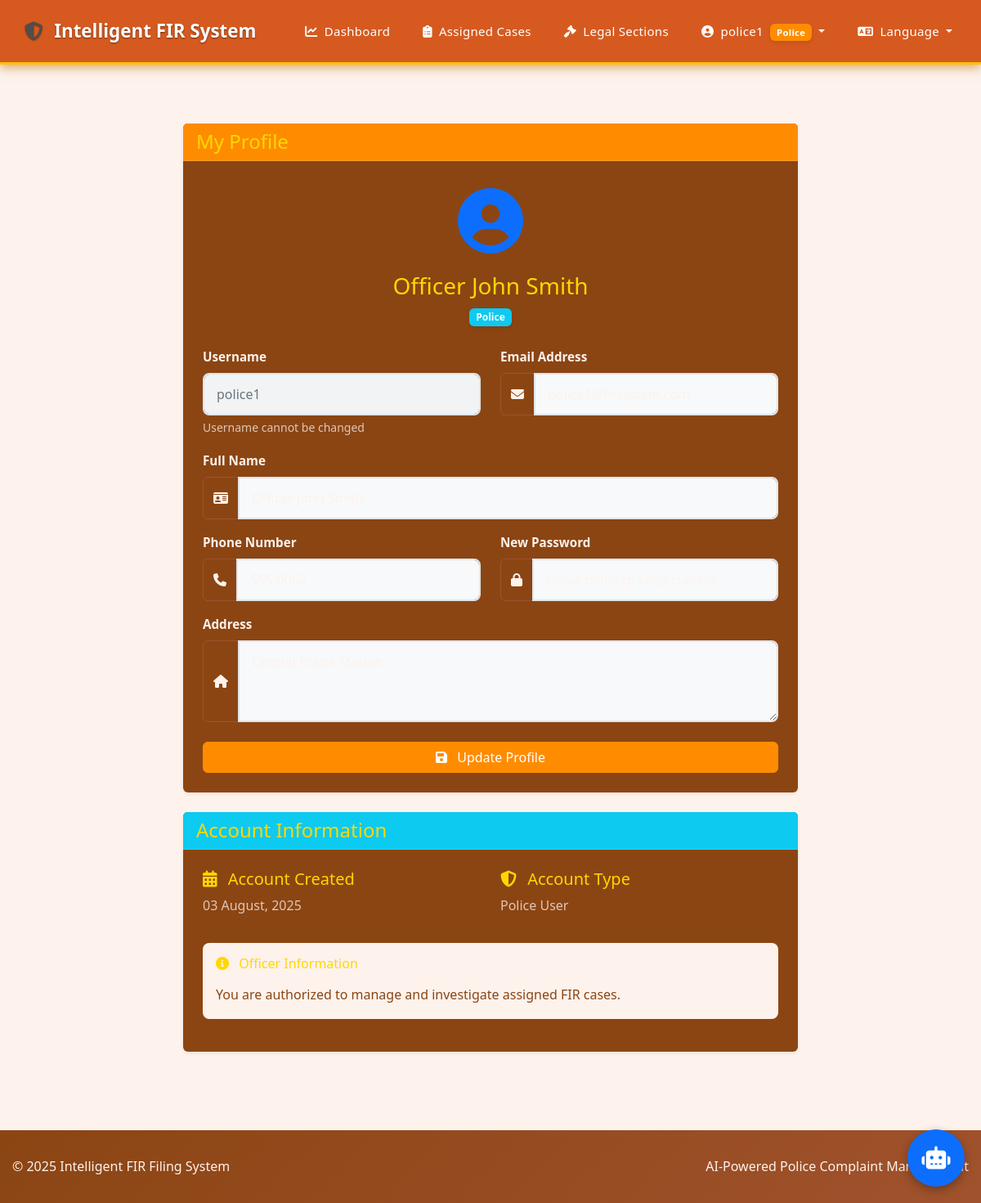
Screenshot of /profile (signed in) with the database file from the repository.
### models/__init__.py (models this page shows, shortened)
class User(db.Model, UserMixin):
    __tablename__ = 'users'
    id = db.Column(db.Integer, primary_key=True)
    username = db.Column(db.String(64), unique=True)
    email = db.Column(db.String(120), unique=True)
    password_hash = db.Column(db.String(256))
    full_name = db.Column(db.String(100))
    role = db.Column(db.String(20), default=Role.PUBLIC)
    phone = db.Column(db.String(20), nullable=True)
    address = db.Column(db.Text, nullable=True)
    created_at = db.Column(db.DateTime, default=lambda: datetime.now(timezone.utc))
    firs = db.relationship('FIR', backref='complainant', lazy=True,
                      foreign_keys='FIR.complainant_id')
    def is_admin(self):
        return self.role == Role.ADMIN
    def is_police(self):
        return self.role == Role.POLICE
    def is_public(self):
        return self.role == Role.PUBLIC

### routes/auth.py (the view, shortened to what this page needs)
@auth_bp.route('/profile', methods=['GET', 'POST'])
@login_required
def profile():
    return render_template('profile.html', user=current_user)

### templates/profile.html (shortened to what this page needs)
{% extends 'layout.html' %}
{% block extra_css %}
<link rel="stylesheet" href="{{ url_for('static', filename='css/templates/profile.css') }}">
{% endblock %}
{% block content %}
<div class="container py-5">
    <div class="row justify-content-center">
        <div class="col-md-8">
            <div class="card border-0 shadow-sm">
                <div class="card-header bg-primary text-white">
                    <h4 class="mb-0">My Profile</h4>
                </div>
                <div class="card-body p-4">
                    <div class="text-center mb-4">
                        <div class="display-1 mb-3">
                            <i class="fas fa-user-circle text-primary"></i>
                        </div>
                        <h3>{{ user.full_name }}</h3>
                        <span class="badge bg-{{ 'secondary' if user.role == 'public' else 'info' if user.role == 'police' else 'danger' }}">
                            {{ user.role|capitalize }}
                        </span>
                    </div>
                    <form method="POST" action="{{ url_for('auth.profile') }}">
                        <div class="row">
                            <div class="col-md-6 mb-3">
                                <label for="username" class="form-label">Username</label>
                                <input type="text" class="form-control" id="username" value="{{ user.username }}" disabled>
                                <div class="form-text">Username cannot be changed</div>
                            </div>
                            <div class="col-md-6 mb-3">
                                <label for="email" class="form-label">Email Address</label>
                                <div class="input-group">
                                    <span class="input-group-text"><i class="fas fa-envelope"></i></span>
                                    <input type="email" class="form-control" id="email" name="email" value="{{ user.email }}" required>
                                </div>
                            </div>
                        </div>
                        <div class="mb-3">
                            <label for="full_name" class="form-label">Full Name</label>
                            <div class="input-group">
                                <span class="input-group-text"><i class="fas fa-id-card"></i></span>
                                <input type="text" class="form-control" id="full_name" name="full_name" value="{{ user.full_name }}" required>
                            </div>
                        </div>
                        <div class="row">
                            <div class="col-md-6 mb-3">
                                <label for="phone" class="form-label">Phone Number</label>
                                <div class="input-group">
                                    <span class="input-group-text"><i class="fas fa-phone"></i></span>
                                    <input type="tel" class="form-control" id="phone" name="phone" value="{{ user.phone }}">
                                </div>
                            </div>
                            <div class="col-md-6 mb-3">
                                <label for="password" class="form-label">New Password</label>
                                <div class="input-group">
                                    <span class="input-group-text"><i class="fas fa-lock"></i></span>
                                    <input type="password" class="form-control" id="password" name="password" placeholder="Leave blank to keep current">
                                </div>
                            </div>
                        </div>
                        <div class="mb-4">
                            <label for="address" class="form-label">Address</label>
                            <div class="input-group">
                                <span class="input-group-text"><i class="fas fa-home"></i></span>
                                <textarea class="form-control" id="address" name="address" rows="3">{{ user.address }}</textarea>
                            </div>
                        </div>
                        <div class="d-grid">
                            <button type="submit" class="btn btn-primary">
                                <i class="fas fa-save me-2"></i> Update Profile
                            </button>
                        </div>
                    </form>
                </div>
            </div>
            <div class="card border-0 shadow-sm mt-4">
                <div class="card-header bg-info text-dark">
                    <h4 class="mb-0">Account Information</h4>
                </div>
                <div class="card-body p-4">
                    <div class="row">
                        <div class="col-md-6 mb-3 mb-md-0">
                            <h5><i class="fas fa-calendar-alt me-2"></i> Account Created</h5>
                            <p class="text-muted">{{ user.created_at.strftime('%d %B, %Y') }}</p>
                        </div>
                        <div class="col-md-6">
                            <h5><i class="fas fa-shield-alt me-2"></i> Account Type</h5>
                            <p class="text-muted">{{ user.role|capitalize }} User</p>
                        </div>
                    </div>
                    {% if user.is_public() %}
                        <div class="alert alert-light mt-3">
                            <h6 class="mb-3"><i class="fas fa-info-circle me-2"></i> Your Activity</h6>
                            <div class="row">
                                <div class="col-6">
                                    <strong>Total Complaints Filed:</strong>
                                    <span>{{ user.firs|length }}</span>
                                </div>
                                <div class="col-6">
                                    <strong>Active Complaints:</strong>
                                    <span>{{ user.firs|selectattr('status', 'ne', 'closed')|list|length }}</span>
                                </div>
                            </div>
                        </div>
                    {% elif user.is_police() %}
                        <div class="alert alert-light mt-3">
                            <h6 class="mb-3"><i class="fas fa-info-circle me-2"></i> Officer Information</h6>
                            <p class="mb-0">You are authorized to manage and investigate assigned FIR cases.</p>
                        </div>
                    {% elif user.is_admin() %}
                        <div class="alert alert-light mt-3">
                            <h6 class="mb-3"><i class="fas fa-info-circle me-2"></i> Administrator Information</h6>
                            <p class="mb-0">You have full access to the system including user management and case oversight.</p>
                        </div>
                    {% endif %}
                </div>
            </div>
        </div>
    </div>
</div>
{% endblock %}

### templates/layout.html (shortened to what this page needs)
<!DOCTYPE html>
<html lang="en" data-bs-theme="dark">
<head>
    <link rel="stylesheet" href="https://cdn.jsdelivr.net/npm/bootstrap@5.3.0/dist/css/bootstrap.min.css">
    <link rel="stylesheet" href="https://cdnjs.cloudflare.com/ajax/libs/font-awesome/6.4.0/css/all.min.css">
    <link rel="stylesheet" href="{{ url_for('static', filename='css/templates/layout.css') }}">
    {% block extra_css %}{% endblock %}
</head>
<body>
    <nav class="navbar navbar-expand-lg navbar-dark bg-dark mb-4" style="box-shadow: 0 4px 12px #bd741d8f; border-bottom: 3px solid #ffc107;">
        <div class="container">
            <a class="navbar-brand" href="{{ url_for('fir.index') }}" style="font-size: 1.4rem; font-weight: 700; text-shadow: 0 1px 2px rgba(0, 0, 0, 0.5);">
                <i class="fas fa-shield-alt me-2" style="color: #504e4a;"></i>
                Intelligent FIR System
            </a>
            <div class="collapse navbar-collapse" id="navbarNav">
                <ul class="navbar-nav ms-auto" style="font-weight: 600;">
                    {% if current_user.is_authenticated %}
                        {% if current_user.is_admin() %}
                        <li class="nav-item">
                            <a class="nav-link" href="{{ url_for('admin.dashboard') }}">
                                <i class="fas fa-chart-line me-1"></i> Admin Dashboard
                            </a>
                        </li>
                        <li class="nav-item">
                            <a class="nav-link" href="{{ url_for('admin.cases') }}">
                                <i class="fas fa-folder-open me-1"></i> Manage Cases
                            </a>
                        </li>
                        <li class="nav-item">
                            <a class="nav-link" href="{{ url_for('admin.users') }}">
                                <i class="fas fa-users-cog me-1"></i> Manage Users
                            </a>
                        </li>
                        <li class="nav-item">
                            <a class="nav-link" href="{{ url_for('legal_sections.index') }}">
                                <i class="fas fa-gavel me-1"></i> Legal Sections
                            </a>
                        </li>
                        {% elif current_user.is_police() %}
                        <li class="nav-item">
                            <a class="nav-link" href="{{ url_for('admin.dashboard') }}">
                                <i class="fas fa-chart-line me-1"></i> Dashboard
                            </a>
                        </li>
                        <li class="nav-item">
                            <a class="nav-link" href="{{ url_for('admin.cases') }}">
                                <i class="fas fa-clipboard-list me-1"></i> Assigned Cases
                            </a>
                        </li>
                        <li class="nav-item">
                            <a class="nav-link" href="{{ url_for('legal_sections.index') }}">
                                <i class="fas fa-gavel me-1"></i> Legal Sections
                            </a>
                        </li>
                        {% endif %}
                        <li class="nav-item dropdown">
                            <a class="nav-link dropdown-toggle" href="#" id="navbarDropdown" role="button" data-bs-toggle="dropdown" aria-expanded="false">
                                <i class="fas fa-user-circle me-1"></i>
                                {{ current_user.username }}
                                {% if current_user.is_admin() %}
                                <span class="badge bg-danger ms-1">Admin</span>
                                {% elif current_user.is_police() %}
                                <span class="badge bg-primary ms-1">Police</span>
                                {% else %}
                                <span class="badge bg-info ms-1">Public</span>
                                {% endif %}
                            </a>
                        </li>
                    {% endif %}
                    <li class="nav-item dropdown">
                        <a class="nav-link dropdown-toggle" href="#" id="languageDropdown" role="button" data-bs-toggle="dropdown" aria-expanded="false">
                            <i class="fas fa-language me-1"></i> <span id="currentLanguage">Language</span>
                        </a>
                    </li>
                </ul>
            </div>
        </div>
    </nav>
    <div class="container">
        {% block content %}{% endblock %}
    </div>
    <footer class="footer bg-dark text-light mt-5">
        <div class="container">
            <div class="row">
                <div class="col-md-6 mb-2 mb-md-0">
                    <p class="mb-1 mb-md-0">&copy; 2025 Intelligent FIR Filing System</p>
                </div>
                <div class="col-md-6 text-center text-md-end">
                    <p class="mb-1 mb-md-0">AI-Powered Police Complaint Management</p>
                </div>
            </div>
        </div>
    </footer>
    {% if current_user.is_authenticated %}
        {% include 'chatbot/widget.html' %}
    {% endif %}
</body>
</html>

### rows the page displays
User: username "police1", full_name "Officer John Smith", role "Police", email "police1@firsystem.com", phone "555-0002", address "Central Police Station", created_at "03 August, 2025"
